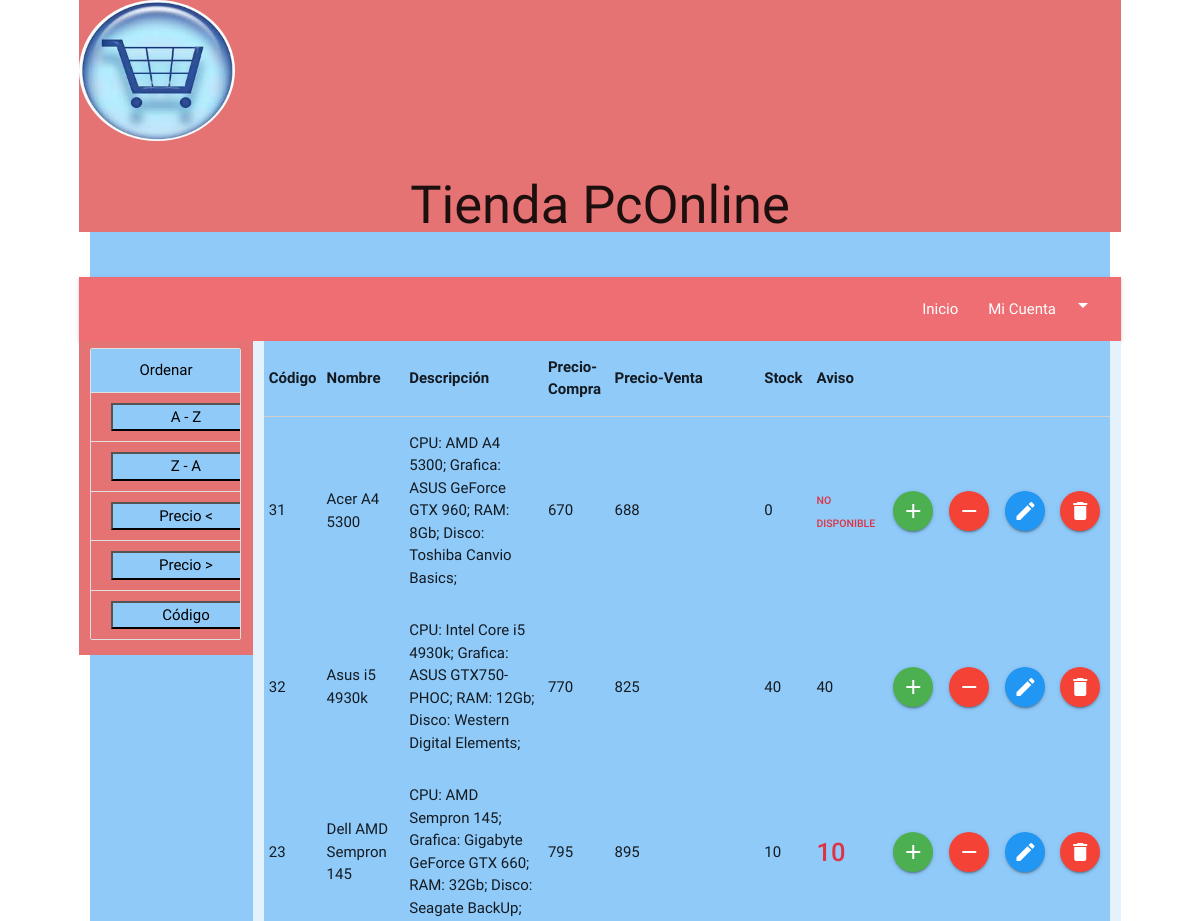
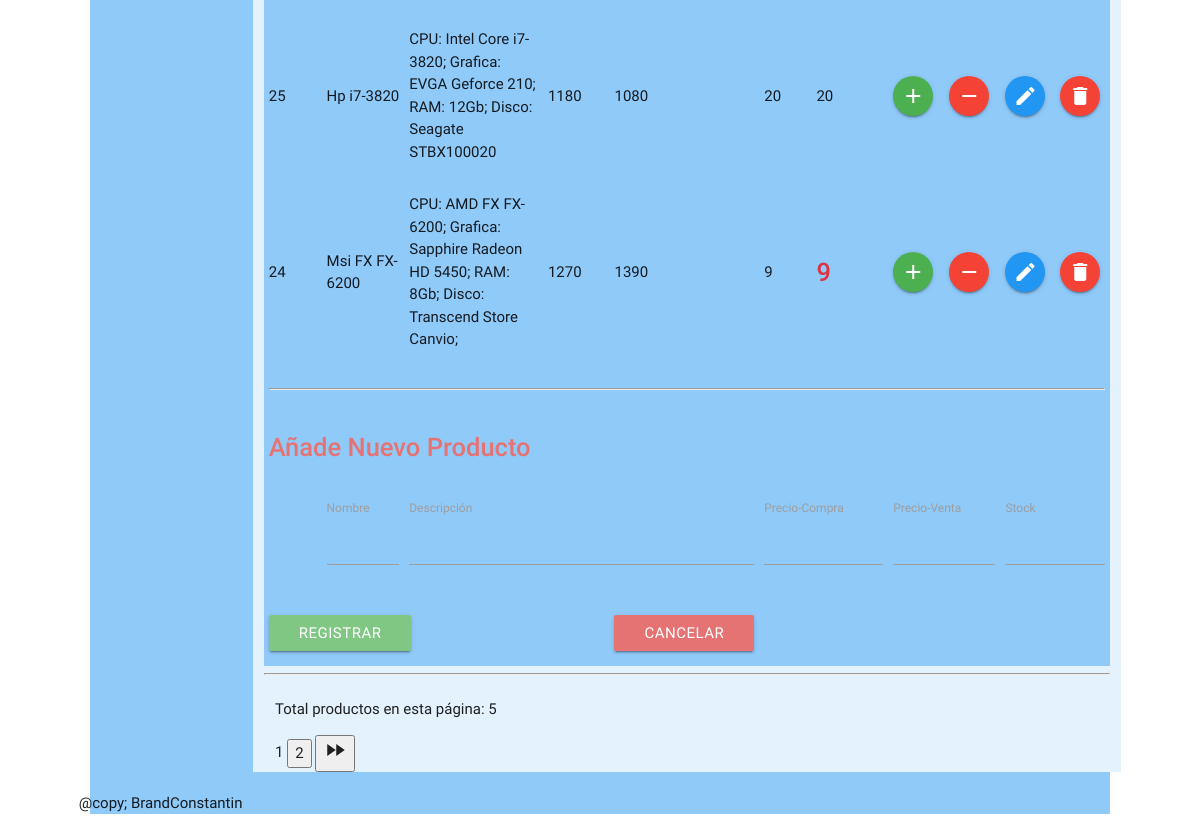
The app's page /admin/index.php with its own data (2 pictures, top to bottom).
### tables this page shows
CREATE TABLE `products` (
  `prodId` int(100) NOT NULL,
  `prodName` varchar(100) NOT NULL,
  `prodDesc` varchar(500) DEFAULT NULL,
  `prodBuy` int(100) DEFAULT NULL,
  `prodSell` int(100) DEFAULT NULL,
  `stock` int(100) DEFAULT NULL
);

### admin/index.php (the view, shortened to what this page needs)
<?php
    include './conexion.php';
    $tableProducts = "products";
    $totalProducts = $connection->query("select * from $tableProducts");
    $fileNumber = 5;
    $prodName = "prodName";
    $prodDesc = "prodDesc";
    $prodBuy = "prodBuy";
    $prodSell = "prodSell";
    $stock = "stock";
    $limit = $_SESSION['limit'];
    if(!isset($limit)){
        $limit = 10;
    }
    if($_POST['order'] == 'alphabetical'){
        $order = 2;
    }else if($_POST['order'] == 'reverse'){
        $order = '2 desc';
    }else if($_POST['order'] == 'lowerPrice'){
        $order = 5;
    }else if($_POST['order'] == 'higherPrice'){
        $order = '5 desc';
    }else if($_POST['order'] == 'codProd'){
        $order = 1;
    }else{
        $order = 2;
    }
?>
<!DOCTYPE html>
<html>
    <head>
        <link type="text/css" rel="stylesheet" href="css/materialize.min.css"  media="screen,projection"/>
        <link rel="stylesheet" href="css/style.css" type="text/css" media="all" />
    </head>
    <body>
        <div class="container blue lighten-3">
            <div class="row">
                <div class="s12 m12 l12 xl12 red lighten-2">
                    <img id="logo" class="circle responsive-img" src="img/logo.jpeg"/>
                    <h1>Tienda PcOnline</h1>
                </div>
            </div>
            <div class="row col s12 m12 l12 xl12">
                <nav class="s12 m12 l12 xl12">
                     <div class="col s12 m12 l12 xl12">
                        <ul class="right">
                          <li><a href="index.php">Inicio</a></li>
                          <li><a class="dropdown-button" href="#!" data-activates="dropdown1">Mi Cuenta<i class="material-icons right">arrow_drop_down</i></a></li>
                        </ul>
                      </div>
                </nav>
                <div class="col s5  m4 l2 xl2 red lighten-2">
                    <div class="collection">
                        <a href="#!" class="collection-item active"  id="btn_categ">Ordenar</a>
                        <a href="#!" class="collection-item">
                            <form action="#" method="post">
                                <button type="submit" value="alphabetical" id="btn_categ">A - Z</button>
                            </form>
                        </a>
                        <a href="#!" class="collection-item">
                            <form action="#" method="post">
                                <button type="submit" value="reverse" id="btn_categ">Z - A</button>
                            </form>
                        </a>
                        <a href="#!" class="collection-item">
                            <form action="#" method="post">
                                <button type="submit" value="lowerPrice" id="btn_categ">Precio &lt;</button>
                            </form>
                        </a>
                        <a href="#!" class="collection-item">
                            <form action="#" method="post">
                                <button type="submit" value="higherPrice" id="btn_categ">Precio &gt;</button>
                            </form>
                        </a>
                        <a href="#!" class="collection-item">
                            <form action="#" method="post">
                                <button type="submit" value="codProd" id="btn_categ">Código</button>
                            </form>
                        </a>
                    </div>
                </div>
                <div class="col s7 m8 l10 xl10 blue lighten-5">
                    <?php
                        $list = $connection->query("select * from $tableProducts order by $order"
                                    ." limit ".($_SESSION['page'] - 1) * $fileNumber.", ".$fileNumber);
                    ?>
                    <table class="highlight blue lighten-3 responsive-table">
                        <thead>
                            <tr>
                                <th>Código</th>
                                <th>Nombre</th>
                                <th>Descripción</th>
                                <th>Precio-Compra</th>
                                <th>Precio-Venta</th>
                                <th>Stock</th>
                                <th>Aviso</th>
                                <th></th>
                                <th></th>
                                <th></th>
                                <th></th>
                            </tr>
                        </thead>
                        <?php
                            while ($products = $list->fetchObject() ){
                        ?>
                        <tbody>
                            <tr>
                                <td><?= $products->prodId; ?></td>
                                <td><?= $products->prodName; ?></td>
                                <td><?= $products->prodDesc; ?></td>
                                <td><?= $products->prodBuy; ?></td>
                                <td><?= $products->prodSell; ?></td>
                                <td><?= $products->stock; ?></td>
                                <td>
                                <?php
                                if($products->$stock <= 0){
                                    ?>
                                    <strong style="color:#d34; font-size: 0.7em;"><?php echo 'NO DISPONIBLE'; ?></strong>
                                    <?php
                                }else if($products->$stock <= $limit){
                                    ?>
                                <strong style="color:#d34; font-size: 1.7em;"><?= $products->$stock; ?></strong>
                                <?php
                                }else{
                                    ?>
                                <?= $products->$stock; ?>
                                    <?php
                                }
                                ?>
                                </td>
                                <td>
                                    <form action="increase.php" method="post">
                                      <button type="submit" class="btn-floating btn-small waves-effect waves-light green" value="Increase"><i class="material-icons">add</i></button>
                                    </form>
                                </td>
                                <td>
                                    <form action="decrease.php" method="post">
                                      <button type="submit" class="btn-floating btn-small waves-effect waves-light red" value="Decrease"><i class="material-icons">remove</i></button>
                                    </form>
                                </td>
                                <td>
                                    <form action="modify.php" method="post">
                                      <button type="submit" class="btn-floating btn-small waves-effect waves-light blue" value="Modify"><i class="material-icons">mode_edit</i></button>
                                    </form>
                                </td>
                                <td>
                                    <form action="remove.php" method="post">
                                      <button type="submit" class="btn-floating btn-small waves-effect waves-light red" value="Remove"><i class="material-icons">delete</i></button>
                                    </form>
                                </td>
                                <?php
                            }
                            ?>
                            </tr>
                            <tr>
                                <td colspan="11">
                                    <hr>
                                </td>
                            </tr>
                            <tr>
                                <td colspan="11">
                                    <strong style="color:#e57373; font-size: 1.7em;">Añade Nuevo Producto</strong>
                                </td>
                            </tr>
                            <tr>
                                <form action="added.php" method="post">
                                <td>
                                </td>
                                <td>
                                        <label for="prodName">Nombre</label>
                                        <input type="text" class="validate" name="<?= $prodName ?>" value="<?= $products->prodName; ?>"/>
                                </td>
                                <td colspan="3">
                                        <label for="prodDesc">Descripción</label>
                                        <input type="text" class="validate" name="<?= $prodDesc ?>" value="<?= $products->prodDesc; ?>"/>
                                </td>
                                <td colspan="2">
                                        <label for="prodBuy">Precio-Compra</label>
                                        <input type="number" class="validate" name="<?= $prodBuy ?>" value="<?= $products->prodBuy; ?>"/>
                                </td>
                                <td colspan="2">
                                        <label for="prodSell">Precio-Venta</label>
                                        <input type="number" class="validate" name="<?= $prodSell ?>" value="<?= $products->prodSell; ?>"/>
                                </td>
                                <td colspan="2">
                                        <label for="stock">Stock</label>
                                        <input type="number" name="<?= $stock ?>" value="<?= $products->stock; ?>"/>
                                </td>
                            </tr>
                            <tr>
                                <td colspan="4">
                                        <button type="submit" class="waves-effect green lighten-2 btn" value="Register">REGISTRAR</button>
                                </td>
                                    <td>
                                        <a class="waves-effect red lighten-2 btn" href="index.php">CANCELAR</a>
                                    </td>
                            </tr>
                        </tbody>
                    </table>
                    <hr>
                    <div class="col s7 m8 l10 xl10 blue lighten-5">
                        <p>Total productos en esta página:  <?= $list->rowCount(); ?> </p>
                        <form action="#" method="post" class="pagination">
                                <?php
                            for($i = 1; $i <= ceil($totalProducts->rowCount() / $fileNumber); $i++){
                                if($_SESSION['page'] == $i){
                                    ?>
                            <span><?= $i ?></span>
                                    <?php
                                }else{
                                    ?>
                            <button type="submit" class="waves-effect" name="page" value="<?= $i ?>"><?= $i ?></button>
                                    <?php
                                }
                            }
                            if($_SESSION['page'] < (($totalProducts->rowCount()) / $fileNumber)){
                                ?>
                            <button type="submit" class="waves-effect" name="page" value="<?= $_SESSION['page'] + 1 ?>"><i class="material-icons">fast_forward</i></button>
                                <?php
                            }
                            ?>
                        </form>
                    </div>
                </div>
            </div>
            <div class="row col s12 m12 l12 xl12">
                @copy; BrandConstantin
            </div>
        </div>
    </body>
</html>

### admin/css/style.css (style rules this page uses)
.container { width: 85%; }
h1 { font-size: 3.5rem; line-height: 100%; text-align: center; }
#logo { width: 15%; height: 15%; display: inline; }
.collection .collection-item { background-color: #e57373; color: #fff; }
.collection a.collection-item { display: block; transition: .25s; color: #fff; }
.collection .collection-item.active { background-color: #26a69a; color: #fff; }
#btn_categ { width: 150px; background-color: #90caf9; text-align: center; margin: 0 auto; color: #000; }

### records on screen
products: prodId "31", prodName "Acer A4 5300", prodDesc "CPU: AMD A4 5300; Grafica: ASUS GeForce GTX 960; RAM: 8Gb; Disco: Toshiba Canvio Basics;", prodBuy "670", prodSell "688", stock "0", shows "NO DISPONIBLE"
products: prodId "32", prodName "Asus i5 4930k", prodDesc "CPU: Intel Core i5 4930k; Grafica: ASUS GTX750-PHOC; RAM: 12Gb; Disco: Western Digital Elements;", prodBuy "770", prodSell "825", stock "40"
products: prodId "23", prodName "Dell AMD Sempron 145", prodDesc "CPU: AMD Sempron 145; Grafica: Gigabyte GeForce GTX 660; RAM: 32Gb; Disco: Seagate BackUp;", prodBuy "795", prodSell "895", stock "10"
products: prodId "25", prodName "Hp i7-3820", prodDesc "CPU: Intel Core i7-3820; Grafica: EVGA Geforce 210; RAM: 12Gb; Disco: Seagate STBX100020", prodBuy "1180", prodSell "1080", stock "20"
products: prodId "24", prodName "Msi FX FX-6200", prodDesc "CPU: AMD FX FX-6200; Grafica: Sapphire Radeon HD 5450; RAM: 8Gb; Disco: Transcend Store Canvio;", prodBuy "1270", prodSell "1390", stock "9"

### other values on screen
$list->rowCount() "5"
